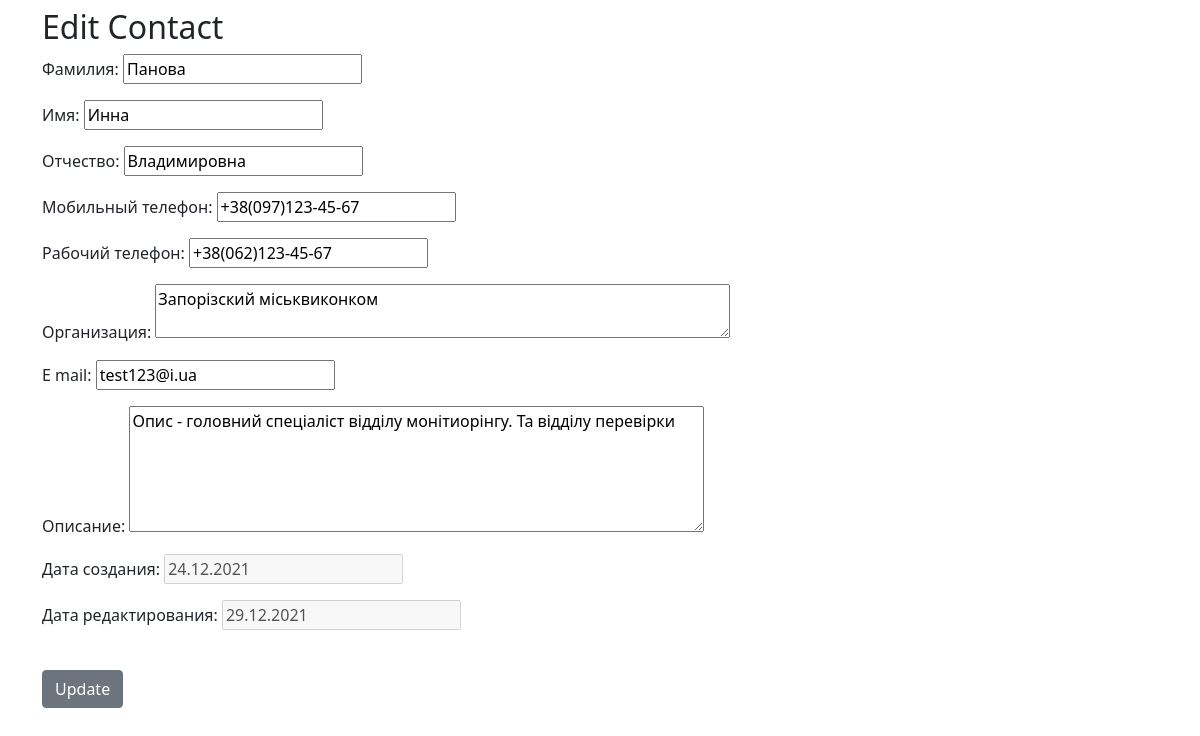
The app's page /update/1/ with its own data.
### contact/models.py (models this page shows, shortened)
class Contact(models.Model):
    last_name = models.CharField("Фамилия", max_length=100)
    name = models.CharField("Имя", max_length=100)
    middle_name = models.CharField("Отчество", max_length=100)
    mobile_phone = models.CharField("Мобильный телефон", max_length=20)
    work_phone = models.CharField("Рабочий телефон", max_length=20)
    organization = models.CharField("Организация", max_length=100)
    e_mail = models.EmailField()
    info = models.TextField("Описание", blank=True)
    create_data = models.DateField("Дата создания", default=date.today)
    edit_data = models.DateField("Дата редактирования", default=date.today)
    class Meta:
        verbose_name = "Контакт"
        verbose_name_plural = "Контакты"

### contact/views.py (the view)
# urls.py: path("update/<int:pk>/", updatecontact, name='updatecontact'),
def updatecontact(request, pk):
    contact = Contact.objects.get(id=pk)
    form = AddContactForm(request.POST or None, instance = contact)
    if form.is_valid():
        form.save()
        return  redirect('home')
    return render(request, "contact/updatecontact.html", {"contact": contact, 'form':form})

### contact/forms.py
class AddContactForm(forms.ModelForm):
        def __init__(self, *args, **kwargs):
            super().__init__(*args, **kwargs)
            self.fields['create_data'].disabled = True
            self.fields['edit_data'].disabled = True
        class Meta:
            model = Contact
            fields = ['last_name',
                      'name',
                      'middle_name',
                      'mobile_phone',
                      'work_phone',
                      'organization',
                      'e_mail',
                      'info',
                      'create_data',
                      'edit_data',
                      ]
            widgets = {
                'organization': forms.Textarea(attrs={'cols':60, 'rows':2}),
                'info': forms.Textarea(attrs={'cols': 60, 'rows': 5})
            }

### templates/contact/updatecontact.html (shortened to what this page needs)
<!DOCTYPE html>
{% load static %}
<html lang='en'>
<head>
	<link rel='stylesheet' href="{% static 'css/bootstrap.min.css' %}" >
</head>
{% block content %}
<div class="container">
    <h2 class="my-2">Edit Contact</h2>
    <form action="" method=POST>
        {{form.as_p}}
        <br/>
        <input type="submit" value="Update" class="btn btn-secondary">
    </form>
</div>
{% endblock %}

### records on screen
Contact: last_name "Панова", name "Инна", middle_name "Владимировна", mobile_phone "+38(097)123-45-67", work_phone "+38(062)123-45-67", organization "Запорізский міськвиконком", e_mail "test123@i.ua", info "Опис - головний спеціаліст відділу монітиорінгу. Та відділу перевірки", create_data "24.12.2021", edit_data "29.12.2021"
